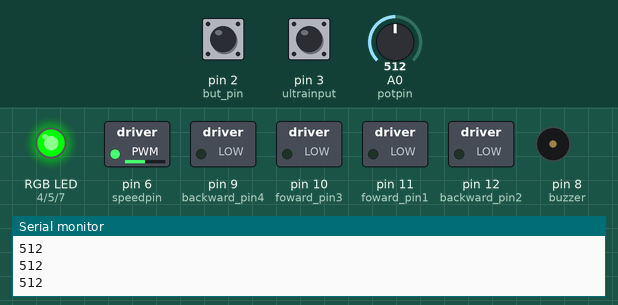
Simulated run of this sketch. Board: Arduino Uno, built with avr-gcc and run on an emulated ATmega328P. Parts: switched loads named in the sketch (green lamp = pin HIGH), an RGB LED mixed from three pins (HIGH = lit), buzzer (waves = sounding), the last lines printed to the serial monitor. Inputs (shaded band) come from the test bench; at power-on: A0 (potpin) = 512, pin 2 (but_pin) HIGH, pin 3 (ultrainput) HIGH.

Above: at 1.2 s.
1.3 s: A0 (potpin) set to 610
At 2.1 s:
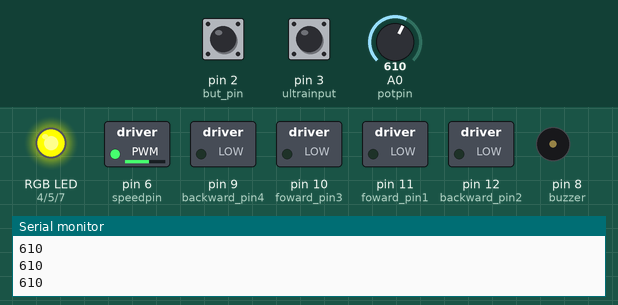
2.8 s: pin 2 (but_pin) pulled LOW for 0.15 s
At 3.2 s:
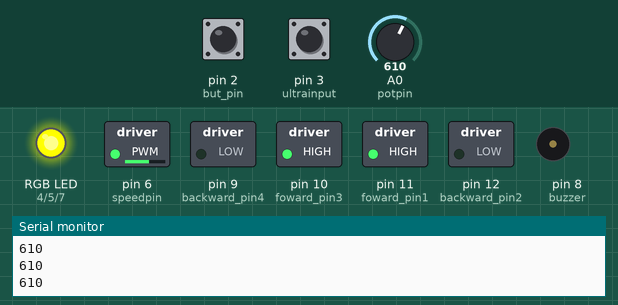
5.9 s: A0 (potpin) set to 590
At 8.2 s:
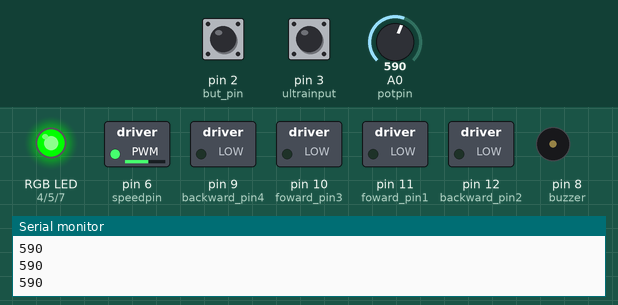
8.9 s: pin 2 (but_pin) pulled LOW for 1 s
At 10.1 s:
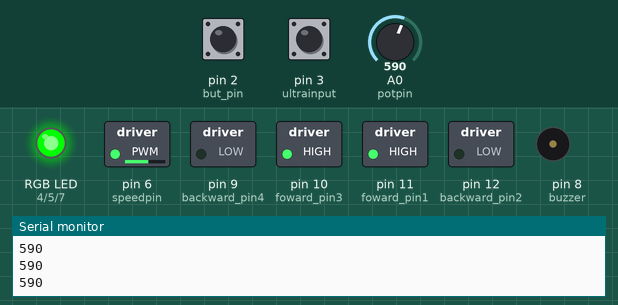
12.9 s: pin 3 (ultrainput) pulled LOW for 0.15 s
At 15.1 s:
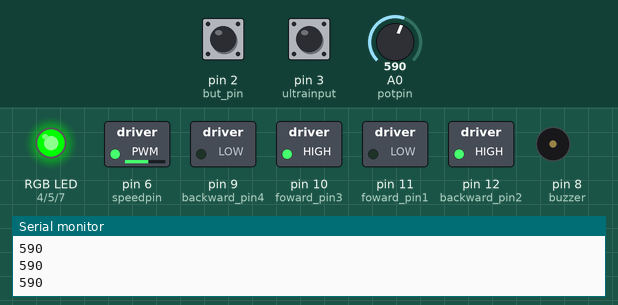
16.0 s: A0 (potpin) set to 820
At 19.7 s:
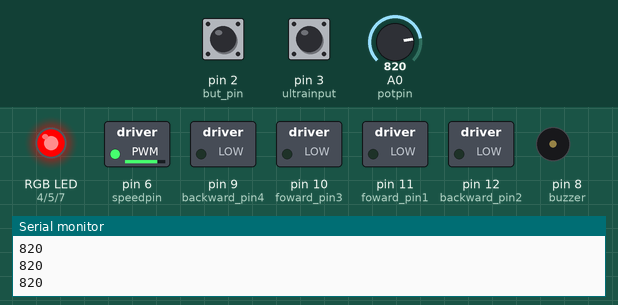
Timing chart, 0 to 20.0 s (numbered marks = the images above; inputs shaded):
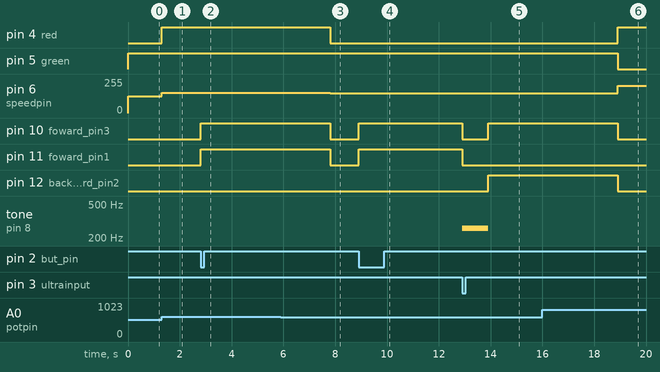

Measured:
- after the input at 1.3 s, pin 4 (red): LOW → HIGH at once; pin 6 (speedpin): 127/255 → 152/255 at once
- after the input at 2.8 s, pin 10 (foward_pin3), pin 11 (foward_pin1): LOW → HIGH at once
- after the input at 5.9 s, pin 4 (red): HIGH → LOW after 1.9 s; pin 6 (speedpin): 152/255 → 147/255 after 1.9 s
- after the input at 8.9 s, pin 10 (foward_pin3), pin 11 (foward_pin1): LOW → HIGH at once
- after the input at 12.9 s, pin 10 (foward_pin3), pin 11 (foward_pin1): HIGH → LOW after 0.00 s instead of 1.0 s; pin 12 (backward_pin2): LOW → HIGH after 1.0 s; tone on pin 8 (buzzer): silent → 261 Hz at once, → silent 1.0 s later
- after the input at 16.0 s, pin 4 (red): LOW → HIGH after 2.9 s; pin 5 (green): HIGH → LOW after 2.9 s; pin 6 (speedpin): 147/255 → 204/255 after 2.9 s

The sketch:

rev_11.ino
```cpp
//    Final Project Start     //


//add two motors then encoperate potentiometer

/*
I take a guess that pin 9 should be like pin 1 on H bridge
this is where it gets tricky, 1 and 9 are both connected to normal power.
I will try connecting 9 and 1 to pin 6 on arduino together

Its being difficult so i will try to have 2 speed pins lol


if you want ot be able to make it run more than 1 turn, you have to make a new variable that is not starttime but secondardy time orsomething like that


** pot values range from 0 to 1023
** if you are using green, make it right next to yellow
** must increase distance to 10, probably 15
*/

// declare variables
const int foward_pin1 = 11; //foward pin for motor 1
const int backward_pin2 = 12; //backward pin for motor 1
const int foward_pin3 = 10; //foward pin for motor 2
const int backward_pin4 = 9; //backward pin for motor 2
const int but_pin = 2; // pin for button
int but;

const int potpin = A0;
const int speedpin = 6;
int pot;
int speed;

const int ultrainput = 3; // input pin from ultrasonic sensor
unsigned long startTime;
int ultra_val;

int turnspeed;

const int buzzer = 8;

const int blue = 7; //rgb blue pin
const int green = 5; //rgb green pin
const int red = 4; //rgb red pin

const int thresh_1 = 600; //threshold for potentiomter values returned
const int thresh_2 = 810;
const int thresh_max = 1023;


void setup() {
  //delay(1000);
  Serial.begin(9600);  // serial baud to communicate to serial monitor
  pinMode(foward_pin1,OUTPUT);
  pinMode(backward_pin2, OUTPUT);
  pinMode(foward_pin3,OUTPUT);
  pinMode(backward_pin4, OUTPUT);

  pinMode(but_pin, INPUT_PULLUP); // inilize push button with internal pull up resistor

  pinMode(ultrainput, INPUT_PULLUP); // initialize ultrasonic sensor pin to high

  pinMode(buzzer, OUTPUT); // for buzzer

  pinMode(blue, OUTPUT);
  pinMode(green, OUTPUT);
  pinMode(red, OUTPUT);


  // initililize motors low (need to add backward pins as well)
  digitalWrite(foward_pin1, LOW);
  digitalWrite(foward_pin3, LOW);
  digitalWrite(backward_pin2, LOW);
  digitalWrite(backward_pin4, LOW);
  // initilize rgb to low
  digitalWrite(blue, LOW);
  digitalWrite(red, LOW);
  digitalWrite(green, LOW);

}


void loop() {


 but = digitalRead(but_pin); // but variable represents the input from physical button
 pot = analogRead(potpin);
 speed = map(pot,0,1023,0,255); // analog returns 0-1023, anaolg write = between 0-255
 analogWrite(speedpin,speed); // still needs HIGH command from digital write to move motor
 //Serial.print(pot);
 //Serial.print('\n');

 //photo sensor code go here (first in loop)
 // led decide here based on pot value i think
 if(pot <= thresh_1){ //green
  digitalWrite(green, HIGH);
  digitalWrite(red, LOW);
 }
 else if(pot > thresh_1 && pot <= thresh_2){ // yellow
  digitalWrite(green, HIGH);
  digitalWrite(red, HIGH);
 }
 else{
  digitalWrite(green, LOW);
  digitalWrite(red, HIGH);
 }


 if(but == LOW){

  startTime = millis(); //record start time

  while(millis() - startTime < 5000){
    digitalWrite(foward_pin1, HIGH); //
    digitalWrite(foward_pin3, HIGH);
    ultra_val = digitalRead(ultrainput);
    if(ultra_val == LOW){

      digitalWrite(foward_pin1, LOW); //
      digitalWrite(foward_pin3, LOW);

      startTime = millis(); //record start time
      while(millis()- startTime < 1000){
        tone(buzzer, 261);
      }
      noTone(buzzer);
      startTime = millis();


      //triple if statment here w variable name for time required to turn for each pot val (5000 turns to that var) (high med low times)
      if(pot >= 0){
        turnspeed = 5000;
      }
      while(millis() - startTime < turnspeed){
        digitalWrite(foward_pin1, LOW); //
        digitalWrite(foward_pin3, HIGH); //
        //digitalWrite(backward_pin4, LOW); //
        //digitalWrite(backward_pin2, LOW);
        digitalWrite(backward_pin2, HIGH);

      }
      break;
    }
    //if statment with break here
  }
  digitalWrite(foward_pin1, LOW); //
  digitalWrite(foward_pin3, LOW);
  digitalWrite(backward_pin2, LOW);
  digitalWrite(backward_pin4, LOW);
  Serial.print(pot);
  Serial.print('\n');
 }
 else{
  digitalWrite(foward_pin1, LOW);
  digitalWrite(foward_pin3, LOW);
  Serial.print('\n');
  Serial.print(pot);

 }

} ///// end of program


/*      REVISION# AND THERE GOALS

REV 00 - interface the push button
-if push button is held down turn the led on the arduino board on
-else led on arduino board is off
wiring- push button is wired to pin 2 and ground of arduino (has internal pull up resistor)

REV 01 - github uplaod test

REV 02 - refined script for legibility

Rev 03 - call for motor funciton if button == 0 (when button is pressed)

Rev 04 - add second motor

poss rev 05 - add interupt of h bridge

rev 05 - code for slave only

rev 06

rev 07 - first working potentiomenter and h bridge config

rev 9 - sucesful communication between slave and master

rev 10- imlementing new way to contro mootrs indstead of delay and add ultrasonic if statment

rev 11- buzzer is implemented


*/


/*      NOTES

12/11
-started working on the push button
-succesfully got push button to function (1 is not pushed, 0 is pushed)
-Alex

12/12
-succesulfly encorperated 1 push button, H bridge and 1 motor
-https://www.youtube.com/watch?v=YU17L650k3s (video that shows how to wire h brdige and motor with button)
-Alex

*/


/*      NICE TO KNOW THINGS

-pin 2 and 3 can be used for interupts
-pins with ~ can be used for analog input and PWM (need this for potentiometer)

INTURUPTS
- if you are using delay inside the IRS only use delayMicroseconds()  command
-you might have to declare global variables as "volitile?"
-variables that get used in irs function must be declared volitile variables in the begining of code


*/
```
